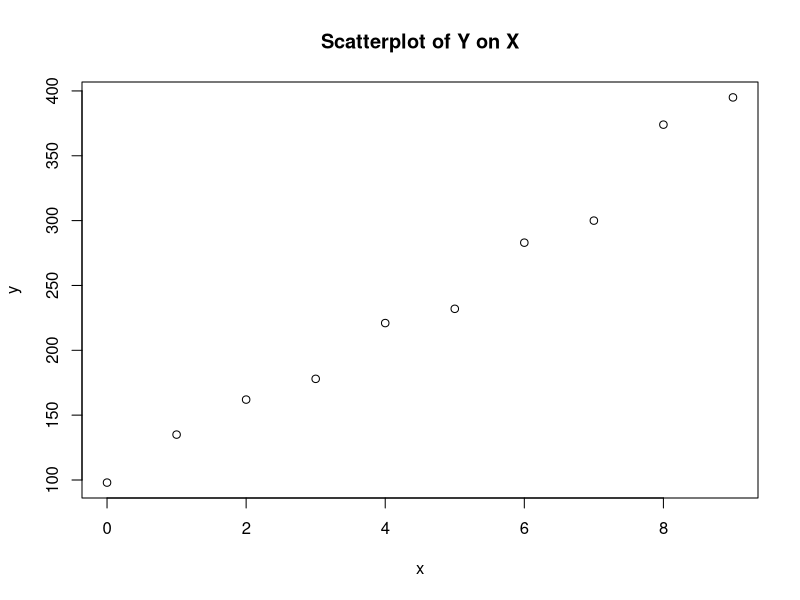
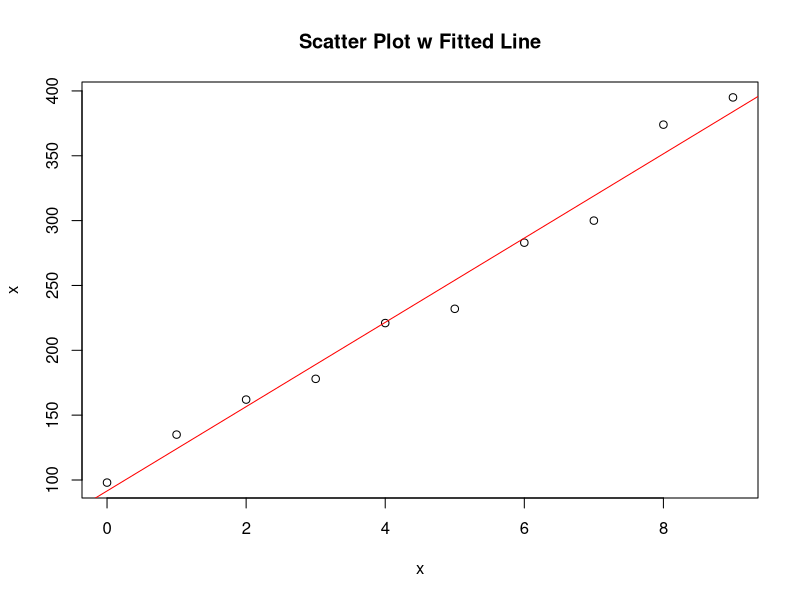
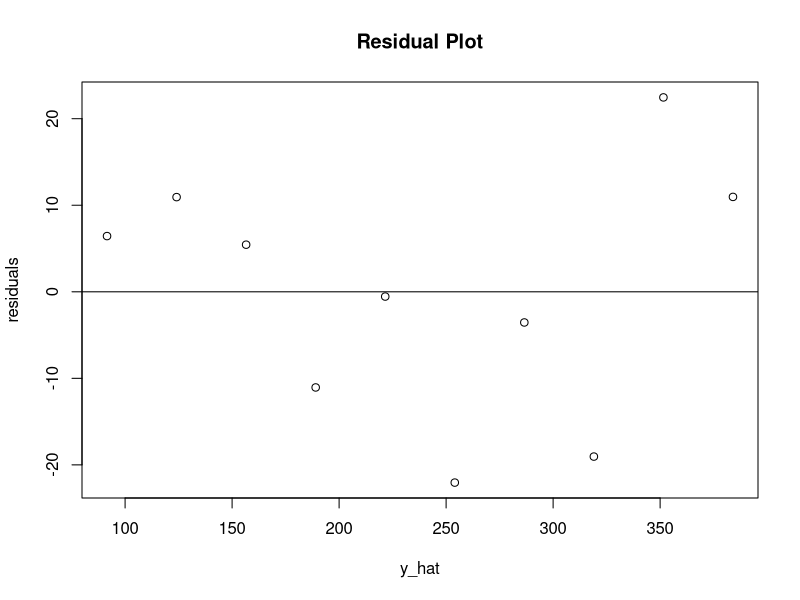
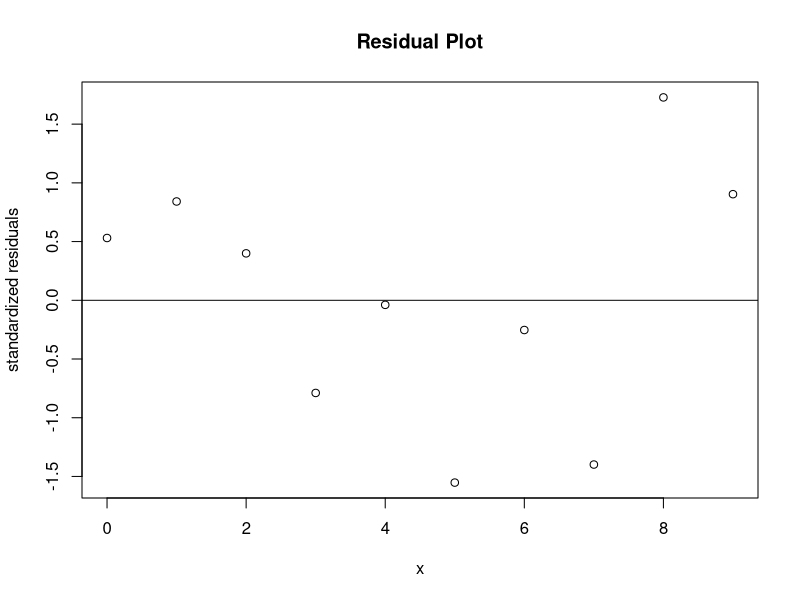
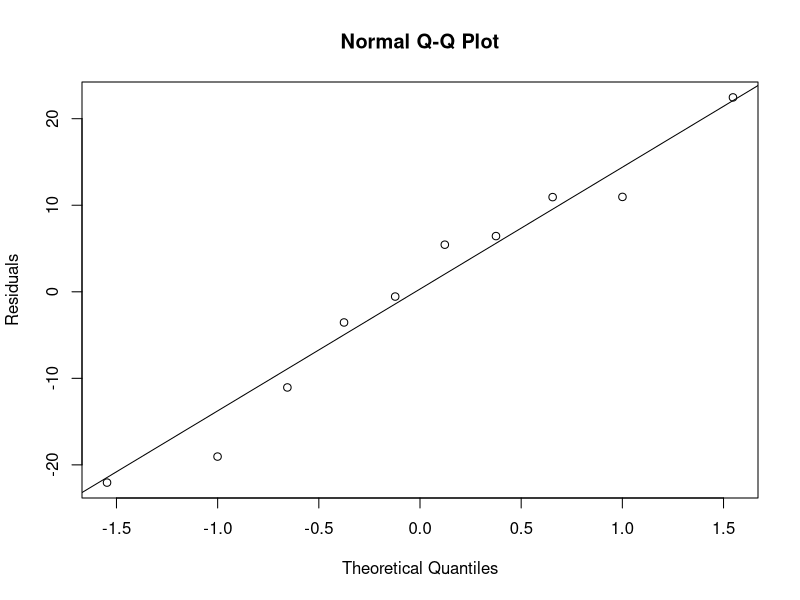
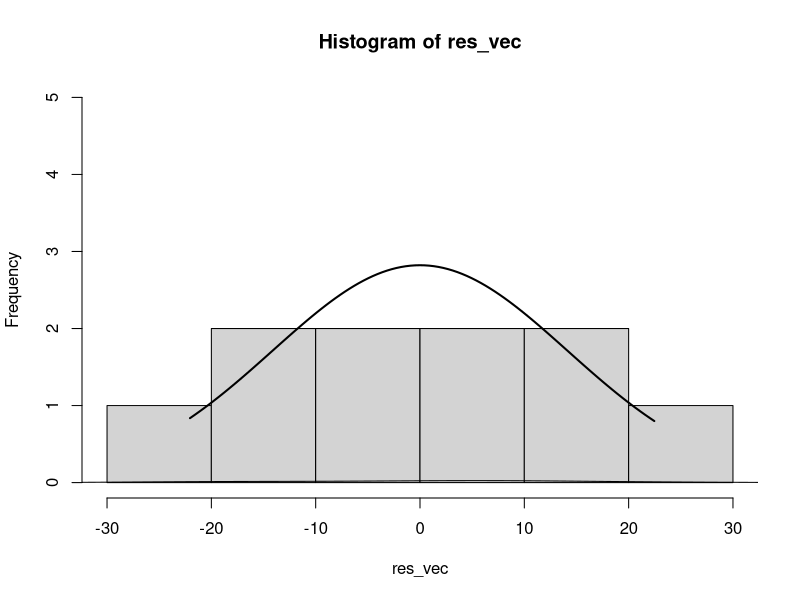

Recreate these plots in R, in order.
## ---- chunk 1
knitr::opts_chunk$set(echo = TRUE, tidy.opts=list(width.cutoff=60),tidy=TRUE,fig.height = 4.4, fig.width = 6, fig.align = 'center')
## ---- chunk 2
suppressPackageStartupMessages(library(knitr))
suppressPackageStartupMessages(library(formatR))
suppressPackageStartupMessages(library(tidyverse))
suppressPackageStartupMessages(library(Matrix))
suppressPackageStartupMessages(library(lmtest))
suppressPackageStartupMessages(library(car))
suppressPackageStartupMessages(library(kableExtra))
## ---- chunk 3
#creating a nice looking table and entering our data
x <- c(0:9)
X <- cbind(rep(x = 1,10),x)
y <- c(98,135,162,178,221,232,283,300,374,395)
dtatbl <- data.frame(rbind(x,y))
names(dtatbl) <- c("t1", "t2", "t3", "t4", "t5", "t6", "t7", "t8", "t9", "t10")
tbl <- (kable(dtatbl))
tbl <- kable_styling(tbl, position = "center")
tbl <-column_spec(tbl,1, border_left = T)
tbl <-column_spec(tbl,11, border_right = T)
## ---- chunk 4
tbl
## ---- chunk 5
#Scatterplot of our data
plot(X[,2],y, xlab = 'x', main = "Scatterplot of Y on X")
## ---- chunk 6
#fitting our linear model
n <- length(y)
xtxi<-solve(t(X)%*%X)
beta <- xtxi%*%t(X)%*%y
vhat <- (t(y-X%*%beta)%*%(y-X%*%beta))/(n-length(xtxi[,1]))
Vbeta <- c((vhat/n)+(vhat*(mean(x)^2))/(t(x-mean(x))%*%(x-mean(x))), (vhat/(t(x-mean(x))%*%(x-mean(x)))))
SEbeta <- c(sqrt(Vbeta[1]), sqrt(Vbeta[2]))
## ---- chunk 7
#plotting a residual plot
plot(x,y, main = "Scatter Plot w Fitted Line", ylab = "x")
abline(a = beta[1], b = beta[2], col="red")
y_hat <- beta[1] + x*beta[2]
res_vec <- y - y_hat
res_mat <- data.frame(cbind(y,x,y_hat,res_vec))
res_mat <- arrange(res_mat, x)
plot(y_hat,res_vec, main = "Residual Plot", ylab = "residuals")
abline(h=0)
## ---- chunk 8
#constructing and plotting standardized residuals
hatmat <- X%*%xtxi%*%t(X)
hatdiag <- diag(hatmat)
vres <- (res_vec%*%res_vec)/(n-length(xtxi[,1]))
stdres <- res_vec/(sqrt(c(vres))*sqrt(1-hatdiag))
plot(x,stdres, main = "Residual Plot", ylab = "standardized residuals")
abline(h=0)
## ---- chunk 9
#the Breusch-Pagan test for constant variance
sqres <- res_vec^2
delta <- xtxi%*%t(X)%*%sqres
ss_resreg <- sum((delta[1] + x*delta[2] - mean(sqres))^2)
ss_resreg_df <- length(xtxi[,1])-1
ss_reserr <- sum((sqres - delta[1] - x*delta[2])^2)
ss_reserr_df <- n - length(xtxi[,1])
bp_stat <- (ss_resreg/(ss_resreg_df))/(ss_reserr/ss_reserr_df)
bp_lmstat <- n*ss_resreg/(ss_resreg+ss_reserr)
pbplm <- pchisq(bp_lmstat, ss_resreg_df, lower.tail = F)
pbpf <- pf(bp_stat, ss_resreg_df, ss_reserr_df, lower.tail = F)
## ---- chunk 10
#The Brown-forsythe test for constant variance
res_vec_low <- res_mat$res_vec[1:5]
res_vec_high <- res_mat$res_vec[6:10]
rvl_mat <- data.frame(cbind(res_vec_low,1))
names(rvl_mat) <- c("residuals", "group")
rvh_mat <- data.frame(cbind(res_vec_high,2))
names(rvh_mat) <- c("residuals", "group")
rv_mat <- rbind(rvl_mat,rvh_mat)
rv_mat$group <- as.factor(rv_mat$group)
ng1 <- length(res_vec_low)
ng2 <- length(res_vec_high)
mrl <- median(res_vec_low)
mrh <- median(res_vec_high)
dg1 <- abs(res_vec_low - mrl)
dg2 <- abs(res_vec_high - mrh)
sbf <- (sum((dg1 - mean(dg1))^2) + sum((dg2 - mean(dg2))^2))/(n-2)
tbf <- (mean(dg1) - mean(dg2))/(sqrt(sbf)*sqrt(1/ng1 + 1/ng2))
bftstat <- pt(abs(tbf),n-2, lower.tail = F)*2
## ---- chunk 11
#the Durbin-Watson test for autocorrelation of the error terms
dw <- sum((diff(res_vec))^2)/sum(sqres)
## ---- chunk 12
#the Runs test for randomness of the error distribution
runs_mat <- data.frame(cbind(res_vec, y_hat))
runs_mat <- arrange(runs_mat, y_hat)
r = 1
rplus = 0
rminus = 0
for (i in seq(1,length(res_vec), by = 1)) {
  if (i!=1) {
    if (sign(runs_mat[i,1])==sign(runs_mat[i-1,1])) {
      r = r
    } else {
      r = r + 1
    }
  }
  if (sign(runs_mat[i,1])>0) {
    rplus = rplus + 1
  }
  if (sign(runs_mat[i,1])<0) {
    rminus = rminus + 1
  }
}
## ---- chunk 13
#Normal QQ plot for the residuals
qqnorm(res_vec, ylab="Residuals")
qqline(res_vec)
## ---- chunk 14
#Importing the Shapiro-Wilk coefficients for a sample of size n = 10
a <- c(-0.5739, -0.3291, -0.2141, -0.1224, -0.0399, 0.0399, 0.1224, 0.2141, 0.3291, 0.5739)
w <- sort(res_vec)
w2 <- sort(y)
#Computing the Shapiro-Wilk test statistic for the residuals and for Y
sw <- (sum(a*(w-mean(w)))^2)/(sum((w - mean(w))^2))
sw2 <- (sum(a*(w2-mean(w2)))^2)/(sum((w2 - mean(w2))^2))
## ---- chunk 15
#histogram of residuals
h <- hist(res_vec, ylim = c(0,length(res_vec)/2))
lines(density(res_vec))
xfit <- seq(min(res_vec), max(res_vec), length = 100) 
yfit <- dnorm(xfit, mean = mean(res_vec), sd = sd(res_vec)) 
yfit <- yfit * diff(h$mids[1:2]) * length(res_vec) 
lines(xfit, yfit, col = "black", lwd = 2)
## ---- chunk 16
#Entering the Data
x<-c(1,0,2,0,3,1,0,1,2,0)
X <- cbind(1,x)
y<-c(16,9,17,12,22,13,8,15,19,11)

#fitting the linear model
n <- length(y)
xtxi<-solve(t(X)%*%X)
beta <- xtxi%*%t(X)%*%y
vhat <- (t(y-X%*%beta)%*%(y-X%*%beta))/(n-2)
Vbeta <- c((vhat/n)+(vhat*(mean(x)^2))/(t(x-mean(x))%*%(x-mean(x))), (vhat/(t(x-mean(x))%*%(x-mean(x)))))
SEbeta <- c(sqrt(Vbeta[1]), sqrt(Vbeta[2]))
y_hat <- beta[1] + x*beta[2]
res_vecp2 <- y - y_hat
res_matp2 <- data.frame(cbind(y,x,y_hat,res_vecp2))
res_matp2 <- arrange(res_matp2, x)
## ---- chunk 17
#confidence intervals
tv<-qt(0.975,n-2)
cilow.beta0<-beta[1]-tv*SEbeta[1]
ciupp.beta0<-beta[1]+tv*SEbeta[1]
cilow.beta1<-beta[2]-tv*SEbeta[2]
ciupp.beta1<-beta[2]+tv*SEbeta[2]
## ---- chunk 18
#ANOVA Linear lack of fit test
anv_dat <- data.frame(cbind(y,X))
anv_dat <- arrange(anv_dat, anv_dat$x)
anv_dat$y_hat <- beta[1]+beta[2]*anv_dat$x
ssr_lof <- sum((mean(anv_dat$y[anv_dat$x==0])-anv_dat$y_hat[anv_dat$x==0])^2)+sum((mean(anv_dat$y[anv_dat$x==1])-anv_dat$y_hat[anv_dat$x==1])^2)+sum((mean(anv_dat$y[anv_dat$x==2])-anv_dat$y_hat[anv_dat$x==2])^2)+sum((mean(anv_dat$y[anv_dat$x==3])-anv_dat$y_hat[anv_dat$x==3])^2)
sst_pe <- sum((mean(anv_dat$y[anv_dat$x==0])-anv_dat$y[anv_dat$x==0])^2)+sum((mean(anv_dat$y[anv_dat$x==1])-anv_dat$y[anv_dat$x==1])^2)+sum((mean(anv_dat$y[anv_dat$x==2])-anv_dat$y[anv_dat$x==2])^2)+sum((mean(anv_dat$y[anv_dat$x==3])-anv_dat$y[anv_dat$x==3])^2)
sse_anv <- sum((anv_dat$y[anv_dat$x==0]-anv_dat$y_hat[anv_dat$x==0])^2)+sum((anv_dat$y[anv_dat$x==1]-anv_dat$y_hat[anv_dat$x==1])^2)+sum((anv_dat$y[anv_dat$x==2]-anv_dat$y_hat[anv_dat$x==2])^2)+sum((anv_dat$y[anv_dat$x==3]-anv_dat$y_hat[anv_dat$x==3])^2)
fstat <- (ssr_lof/(length(unique(anv_dat$x))-length(xtxi[,1])))/(sst_pe/(n - length(unique(anv_dat$x))))
fstatp <- pf(fstat, (length(unique(anv_dat$x))-length(xtxi[,1])), (n - length(unique(anv_dat$x))), lower.tail = F)
## ---- chunk 19
#ANOVA table for linear regression
anv_mat<-data.frame(matrix(NA, nrow = 2, ncol = 6))
names(anv_mat) <- c("", "Df", "Sum Sq", "Mean Sq", "F-Value", "Pr(>F)")
anv_mat[1,1]<-"x"
anv_mat[2,1]<-"Residuals"
anv_mat[1,2]<- 2-1
anv_mat[2,2]<- n-2
anv_mat[1,3]<- t(y - mean(y))%*%(y - mean(y)) - t(y-X%*%beta)%*%(y-X%*%beta)
anv_mat[2,3]<- t(y-X%*%beta)%*%(y-X%*%beta)
anv_mat[1,4]<- anv_mat[1,3]/anv_mat[1,2]
anv_mat[2,4]<- anv_mat[2,3]/anv_mat[2,2]
anv_mat[1,5]<- round(anv_mat[1,4]/anv_mat[2,4],3)
anv_mat[2,5]<- ""
anv_mat[1,6]<- round(1-pf(as.numeric(anv_mat[1,5]), anv_mat[1,2], anv_mat[2,2]),4)
anv_mat[2,6]<- ""
tbl_anv <- (kable(anv_mat))
tbl_anv <- kable_styling(tbl_anv, position = "center")
tbl_anv <- column_spec(tbl_anv,1, border_left = T)
tbl_anv <- column_spec(tbl_anv,6, border_right = T)
## ---- chunk 20
tbl_anv
## ---- chunk 21
#t-test for linear model slope coefficient
t <- as.numeric(beta[2])/(SEbeta[2])
tvcrit <- qt(0.975,n-2)
tstatp <- round(pt(abs(t),df=n-2, lower.tail = F)*2,5)
## ---- chunk 22
#Bootstrap confidence intervals
btstrp_mat <- data.frame(matrix(NA, nrow = 1000, ncol = 1))
for (i in 1:1000) {
  id <- sample(1:10, 10, replace = T)
  bs_mat <- res_matp2[id,c(1:2)]
  row.names(bs_mat) <- NULL
  x_bs <- bs_mat$x
  y_bs <- bs_mat$y
  X_bs <- cbind(rep(x = 1,10),x_bs)
  n <- length(y_bs)
  xtxi_bs<-solve(t(X_bs)%*%X_bs)
  beta_bs <- xtxi_bs%*%t(X_bs)%*%y_bs
  btstrp_mat[i,1] <- beta_bs[2]
}
names(btstrp_mat) <- c("beta")
cint_bs <- quantile(btstrp_mat$beta, probs = c(0.025, 0.975))
## ---- chunk 23
#Breusch-Pagan and Brown Forsythe tests
bpbf_mat <- data.frame(matrix(NA, nrow = 2, ncol = 7))
row.names(bpbf_mat) <- c("statistic", "p-value")
names(bpbf_mat) <- c("BP", "BF1", "BF2", "BF3", "BF4", "BF5", "BF6")
bpbf_mat[1,1] <- bp_lmstat
bpbf_mat[2,1] <- pbplm
bpbf_mat[1,2] <- tbf
bpbf_mat[2,2] <- bftstat
for (i in 1:5) {
  set.seed(i*12)
  id <- sample(1:10,10)
  res_vec_g1 <- res_vec[id[1:5]]
  res_vec_g2 <- res_vec[id[6:10]]
  rvl_mat_g <- data.frame(cbind(res_vec_g1,1))
  names(rvl_mat_g) <- c("residuals", "group")
  rvh_mat_g <- data.frame(cbind(res_vec_g2,2))
  names(rvh_mat_g) <- c("residuals", "group")
  rv_mat_g <- rbind(rvl_mat_g,rvh_mat_g)
  rv_mat_g$group <- as.factor(rv_mat_g$group)
  ng1_g <- length(res_vec_g1)
  ng2_g <- length(res_vec_g2)
  mrl <- median(res_vec_g1)
  mrh <- median(res_vec_g2)
  dg1 <- abs(res_vec_g1 - mrl)
  dg2 <- abs(res_vec_g2 - mrh)
  sbf <- (sum((dg1 - mean(dg1))^2) + sum((dg2 - mean(dg2))^2))/(n-2)
  tbf_g <- (mean(dg1) - mean(dg2))/(sqrt(sbf)*sqrt(1/ng1 + 1/ng2))
  bftstat_g <- pt(abs(tbf_g),n-2, lower.tail = F)*2
  bpbf_mat[1,i+2] <- tbf_g
  bpbf_mat[2,i+2] <- bftstat_g
}
tbl_bpbf <- (kable(bpbf_mat))
tbl_bpbf <- kable_styling(tbl_bpbf, position = "center")
tbl_bpbf <- column_spec(tbl_bpbf,1, border_left = T)
tbl_bpbf <- column_spec(tbl_bpbf,8, border_right = T)
## ---- chunk 24
tbl_bpbf
